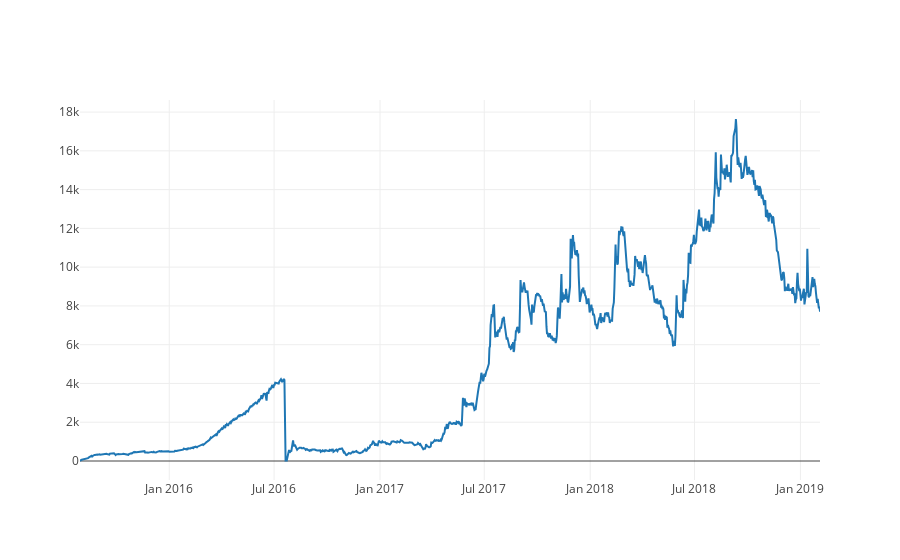

Source (notebook cell):
### Code cell
trace = go.Scatter(
    x=daily_hashrate['block_day'],
    y=daily_hashrate['hashrate'],
    mode='lines'
)
data = [trace]
iplot(data)

### Figure 1 — Plotly figure (JSON) as saved in the notebook; plotly's stock layout.template omitted (floating-point values rounded to 4 significant figures; data arrays with more than 128 entries replaced by an {"elided": "..."} marker saying what was removed)
{"data": [{"mode": "lines", "type": "scatter", "uid": "8b8f080c-dd53-41ae-a6d3-1e017a91bada", "x": {"elided": "1286 str values"}, "y": {"elided": "1286 float values"}}], "layout": {}}
